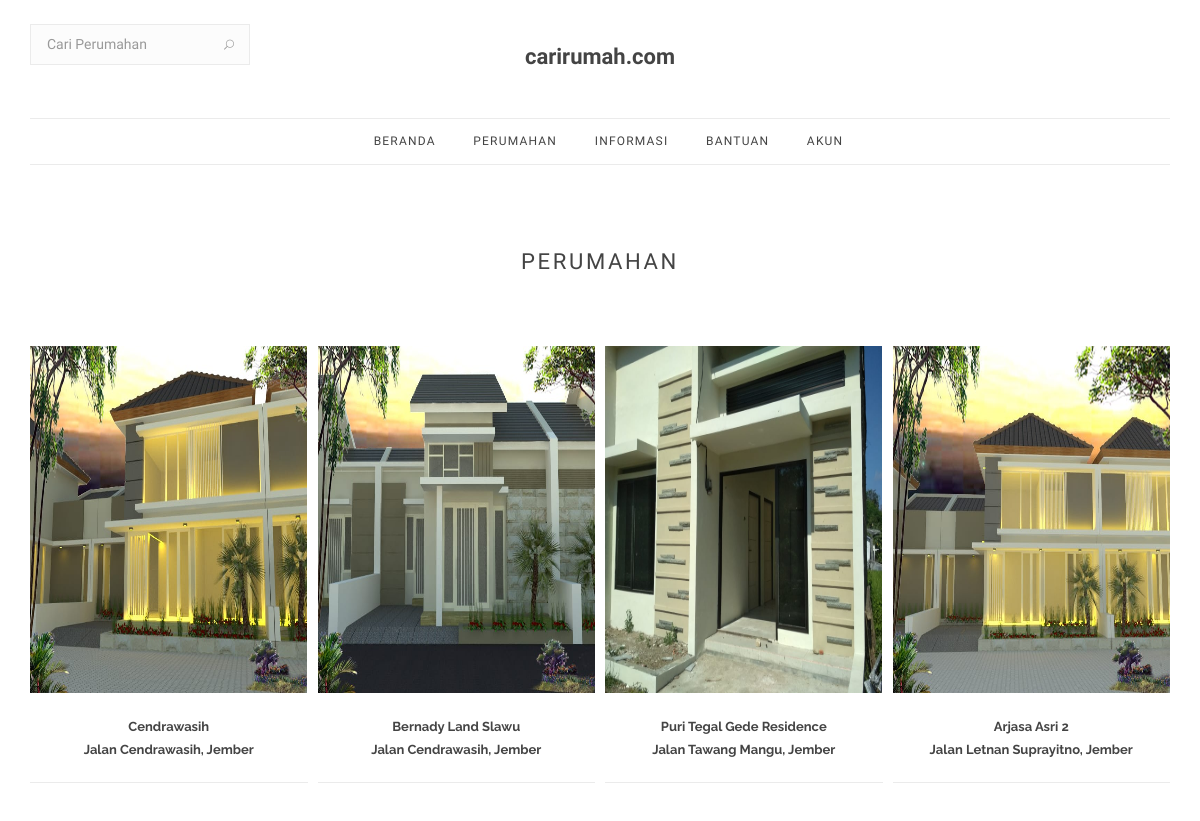
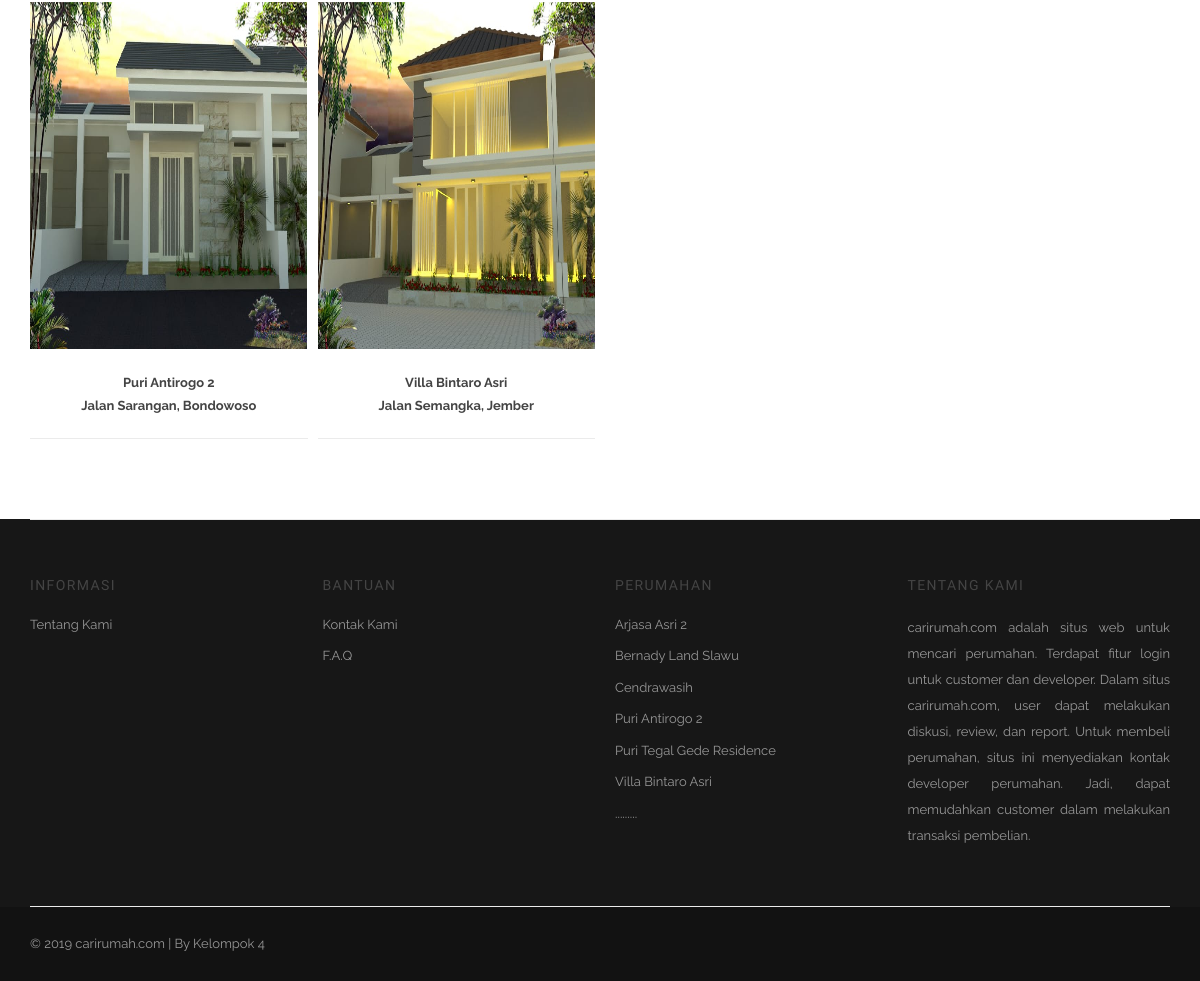
The app's page /home/index.php with its own data (2 pictures, top to bottom).
### tables this page shows
CREATE TABLE `perum` (
  `KD_PERUM` int(4) NOT NULL,
  `KD_PT` int(4) NOT NULL,
  `NAMA_PERUM` varchar(100) DEFAULT NULL,
  `LOKASI` varchar(100) DEFAULT NULL,
  `GAMBAR_PERUM` varchar(100) DEFAULT NULL
);

### home/pages/dashboardperum/dashboardperum.php (the view, shortened to what this page needs)
<?php
include "inc/slider.php";
  if(!isset($_GET['cari'])){
    $new = "SELECT KD_PERUM, NAMA_PERUM, LOKASI, GAMBAR_PERUM FROM perum ORDER BY KD_PERUM DESC LIMIT 10 ";
    $rsNew = mysqli_query($konek, $new);
?>
    <section class="section-wrap new-arrivals pb-40">
      <div class="container">
        <div class="row heading-row">
          <div class="col-md-12 text-center">
            <h2 class="heading uppercase"><small>PERUMAHAN</small></h2>
          </div>
        </div>
        <div class="row row-10">
          <?php while($row=mysqli_fetch_assoc($rsNew)){ ?>
            <div class="col-md-3 col-xs-12 animated-from-left">
              <div class="product-item">
                <div class="product-img">
                  <a href="#">
                    <img src="img/<?php echo $row['GAMBAR_PERUM']; ?>" alt="" style="height:347px; width:277px;">
                  </a>
                </div>
                <div class="product-details">
                  <h3>
                    <a class="product-title" href="?p=buku_detail&KD_PERUM=<?php echo $row['KD_PERUM']; ?>"><b><?php echo substr($row['NAMA_PERUM'], 0, 35); if(strlen($row['NAMA_PERUM'])>35) echo  "..." ?></b></a>
                  </h3>
                  <h3> <a class="product-title" href="?p=buku_detail&KD_PERUM=<?php echo $row['KD_PERUM']; ?>"><b><?php echo substr($row['LOKASI'], 0, 35); if(strlen($row['LOKASI'])>35) echo  "..." ?></b></a></h3>
                </div>
              </div>
            </div>
          <?php } ?>
        </div>
      </div>
    </section>
  <?php } ?>

### home/index.php (shortened to what this page needs)
<?php
  include "lib/koneksi.php";
?>
<!DOCTYPE html>
<html lang="en">
<head>
  <link rel="stylesheet" href="css/bootstrap.min.css" />
  <link rel="stylesheet" href="css/magnific-popup.css" />
  <link rel="stylesheet" href="css/font-icons.css" />
  <link rel="stylesheet" href="css/sliders.css" />
  <link rel="stylesheet" href="css/style.css" />
  <link rel="stylesheet" href="css/animate.min.css" />
</head>
<body class="relative">
  <main class="content-wrapper oh">
    <?php
        include "inc/navbar.php";
        if(isset($_GET["p"])) {
            $page = "pages/".$_GET["p"].".php";
            if(is_file($page)) {
                include($page);
            } else {
                include "pages/404.php";
            }
        } else {
            include "pages/dashboardperum/dashboardperum.php";
        }
        include "inc/footer.php";
    ?>
  </main>
</body>
</html>

### home/inc/navbar.php (shortened to what this page needs)
<header class="nav-type-1">
  <nav class="navbar navbar-static-top">
    <div class="navigation">
      <div class="container relative">
        <div class="row">
          <div class="header-wrap">
            <div class="header-wrap-holder">
              <div class="nav-search hidden-sm hidden-xs">
                <form method="get" name="cari" action="index.php">
                  <input type="text" name="judul" class="form-control" placeholder="Cari Perumahan">
                  <button name="cari" type="submit" class="search-button">
                    <i class="icon icon_search"></i>
                  </button>
                </form>
              </div>
              <div class="logo-container">
                <div class="logo-wrap text-center">
                  <a href="index.php">
                    <h4 class="logo"><b>carirumah.com</b><h4>
                  </a>
                </div>
              </div>
              <div class="nav-cart-wrap hidden-sm hidden-xs">
              </div>
            </div>
          </div>
          <div class="nav-wrap">
            <div class="collapse navbar-collapse" id="navbar-collapse">
              <ul class="nav navbar-nav">
                <li class="dropdown">
                  <a href="index.php">Beranda</a>
                </li>
                <li class="dropdown">
                  <a href="#" class="dropdown-toggle" data-toggle="dropdown">Perumahan</a>
                </li>
                <li class="dropdown">
                  <a href="#">Informasi</a>
                </li>
                <li class="dropdown">
                  <a href="#">Bantuan</a>
                </li>
                <li class="dropdown">
                  <a href="../login/login.php">Akun</a>
                </li>
              </ul>
            </div>
          </div>
        </div>
      </div>
    </div>
  </nav>
</header>

### home/inc/footer.php (shortened to what this page needs)
<?php
  $katfoot="SELECT * FROM perum ORDER BY NAMA_PERUM LIMIT 6";
  $rsKatFoot=mysqli_query($konek, $katfoot);
?>
    <footer class="footer footer-type-1 bg-dark">
      <div class="container">
        <div class="footer-widgets top-bottom-dividers pb-mdm-20">
          <div class="row">
            <div class="col-md-3 col-sm-4 col-xs-4 col-xxs-12">
              <div class="widget footer-links">
                <h5 class="widget-title uppercase">Informasi</h5>
                <ul class="list-no-dividers">
                  <li><a href="?p=about">Tentang Kami</a></li>
                </ul>
              </div>
            </div>
            <div class="col-md-3 col-sm-4 col-xs-4 col-xxs-12">
              <div class="widget footer-links">
                <h5 class="widget-title uppercase">Bantuan</h5>
                <ul class="list-no-dividers">
                  <li><a href="?p=contact">Kontak Kami</a></li>
                  <li><a href="?p=faq">F.A.Q</a></li>
                </ul>
              </div>
            </div>
            <div class="col-md-3 col-sm-4 col-xs-4 col-xxs-12">
              <div class="widget footer-links">
                <h5 class="widget-title uppercase">Perumahan</h5>
                <ul class="list-no-dividers">
                  <?php while($row=mysqli_fetch_assoc($rsKatFoot)){ ?>
                    <li><a href="?p=buku&KD_PERUM=<?php echo $row['KD_PERUM']; ?>&halaman=1"><?php echo $row['NAMA_PERUM']; ?></a></li>
                  <?php } ?>
                  <li>.........</li>
                </ul>
              </div>
            </div>
            <div align="justify" class="col-md-3 col-sm-6 col-xs-12">
              <div class="widget">
                <h5 class="widget-title uppercase">tentang kami</h5>
                <p class="mb-0">
                carirumah.com adalah situs web untuk mencari perumahan. Terdapat fitur login untuk customer dan developer. Dalam situs carirumah.com, user dapat melakukan diskusi, review, dan report. Untuk membeli perumahan, situs ini menyediakan kontak developer perumahan. Jadi, dapat memudahkan customer dalam melakukan transaksi pembelian.
                </p>
              </div>
            </div>
          </div>
        </div>
      </div>
      <div class="bottom-footer bg-dark">
        <div class="container">
          <div class="row">
            <div class="col-sm-4 copyright sm-text-center">
              <span>
                &copy; 2019 carirumah.com | By Kelompok 4
              </span>
            </div>
            <div class="col-sm-4 text-center">
            </div>
          </div>
        </div>
      </div>
    </footer>

### records on screen
perum: GAMBAR_PERUM (picture), NAMA_PERUM "Cendrawasih", LOKASI "Jalan Cendrawasih, Jember"
perum: GAMBAR_PERUM (picture), NAMA_PERUM "Bernady Land Slawu", LOKASI "Jalan Cendrawasih, Jember"
perum: GAMBAR_PERUM (picture), NAMA_PERUM "Puri Tegal Gede Residence", LOKASI "Jalan Tawang Mangu, Jember"
perum: GAMBAR_PERUM (picture), NAMA_PERUM "Arjasa Asri 2", LOKASI "Jalan Letnan Suprayitno, Jember"
perum: GAMBAR_PERUM (picture), NAMA_PERUM "Puri Antirogo 2", LOKASI "Jalan Sarangan, Bondowoso"
perum: GAMBAR_PERUM (picture), NAMA_PERUM "Villa Bintaro Asri", LOKASI "Jalan Semangka, Jember"
